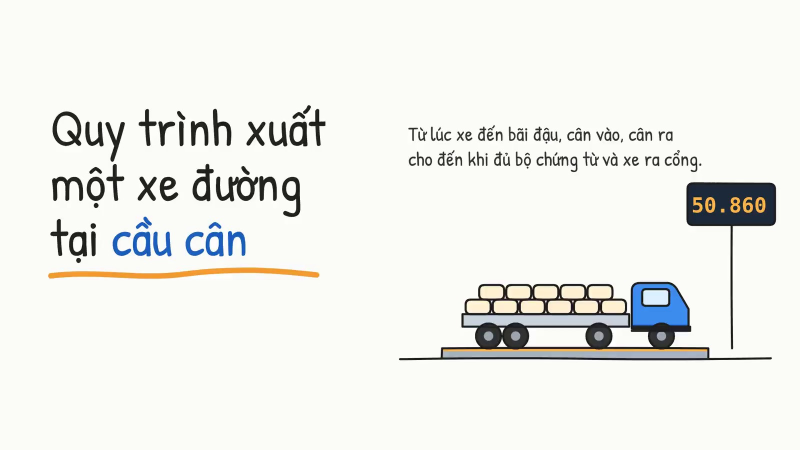
#> input picture sua_slide/Trang01_tieu_de.jpg, 1600 x 900 px (shown at 1/2 size)
$ python sua_loai_xe_trang5.py Slide03_tong_quan_canva.jpg Trang01_tieu_de.jpg Trang01_tieu_de.jpg Trang01_tieu_de.jpg Trang01_tieu_de.jpg Trang01_tieu_de.jpg
#> lines starting #> are read from the running program, lines starting #| are printed output that depends on the picture; long printed decimals are rounded
"""Trang 5 (đăng ký xe): Loại xe = Normal Truck, danh sách Trailer / Normal Truck, dòng giải thích mới."""
import subprocess, sys
import numpy as np
from PIL import Image, ImageDraw, ImageFont, ImageFilter

SRC, OUT, REF_VAL, REF_CAL, FONTDIR = sys.argv[1:6]
W, H = 1600, 900
F_VAL = ImageFont.truetype('/usr/share/fonts/truetype/liberation/LiberationSans-Regular.ttf', 18.5)
F_CAL = ImageFont.truetype(f'{FONTDIR}/Nunito-800.ttf', 23.6)
INK_VAL, INK_CAL = (20, 20, 22), (26, 34, 41)

# ---- giá trị trong ô Loại xe ----
VAL = (1094, 397, 1260, 429)
ref_val = np.array(Image.open(REF_VAL).convert('RGB').crop(VAL), np.float32)
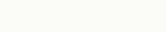
#> ref_val: shape (32, 166, 3) float32; mean R, G, B 251, 252, 247
new_val_img = Image.new('RGB', (VAL[2] - VAL[0], VAL[3] - VAL[1]), (255, 255, 255))
#> new_val_img: PIL image 166x32 RGB; every value is 255
ImageDraw.Draw(new_val_img).text((1101 - VAL[0], 419 - VAL[1]), 'Normal Truck', font=F_VAL, fill=INK_VAL, anchor='ls')
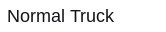
#> new_val_img: PIL image 166x32 RGB; mean R, G, B 237.9, 237.9, 238
new_val = np.array(new_val_img, np.float32)
white = np.full_like(ref_val, 255)
d_old = (ref_val - white).ravel()
#> d_old = 15936 values, max -3 at index 1, min -8 at index 2, mean -5
VAL_FROM = 1205

# ---- dòng giải thích ----
CAL = (745, 662, 1482, 716)
ref_cal_img = Image.open(REF_CAL).convert('RGB').crop(CAL)
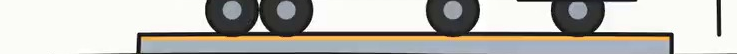
#> ref_cal_img: PIL image 737x54 RGB; mean R, G, B 190, 188.3, 182.5
ref_cal = np.array(ref_cal_img, np.float32)
new_cal_img = ref_cal_img.copy()
dc = ImageDraw.Draw(new_cal_img)
for y in range(new_cal_img.height):
    dc.line([(748 - CAL[0], y), (CAL[2] - CAL[0] - 1, y)], fill=ref_cal_img.getpixel((CAL[2] - CAL[0] - 8, y)))
txt = [('Container bạt chọn ', False), ('Trailer', True), (' · 4 chân trở xuống chọn ', False), ('Normal Truck', True)]
F_CAL_R = ImageFont.truetype(f'{FONTDIR}/Nunito-600.ttf', 23.6)
x = 753 - CAL[0]
for s, b in txt:
    f = F_CAL if b else F_CAL_R
    dc.text((x, 701 - CAL[1]), s, font=f, fill=INK_CAL, anchor='ls'); x += f.getlength(s)
#> after the loop, x = 746.6
print('dòng giải thích kết thúc ở x =', CAL[0] + x)
#| dòng giải thích kết thúc ở x = 1491.609
new_cal = np.array(new_cal_img, np.float32)
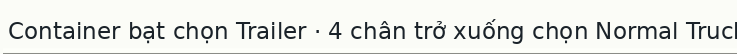
#> new_cal: shape (54, 737, 3) float32; mean R, G, B 230.7, 232.3, 228.3

# ---- danh sách xổ xuống: vẽ lại đúng vị trí, kiểu danh sách cũ ----
CLEAN = np.array(Image.open(sys.argv[6]).convert('RGB'))      # khung trước khi mở danh sách
#> CLEAN is the input picture: shape (900, 1600, 3); mean R, G, B 237.7, 238.8, 234.2
#> (the run stopped early here; a loop or call above may not have finished)

$ run again, on sua_slide/Trang02_nen.jpg
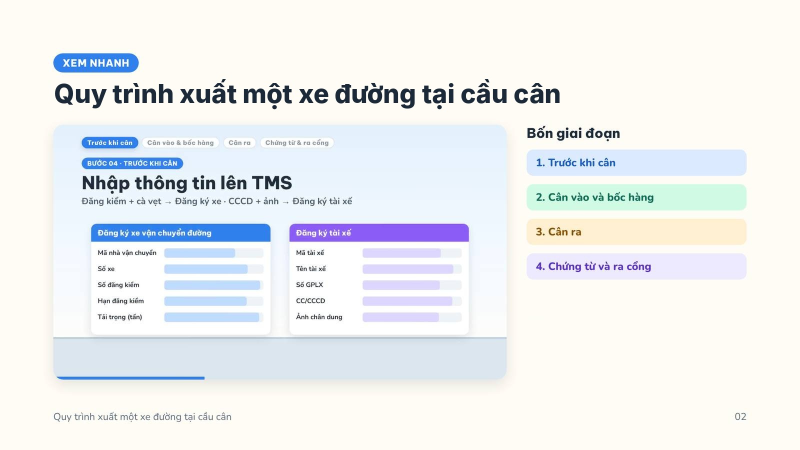
#> input picture sua_slide/Trang02_nen.jpg, 1600 x 900 px (shown at 1/2 size)
#> `ref_val = np.array(Image.open(REF_VAL).convert('RGB').crop(VAL), np.fl..`:
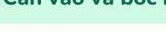
#> ref_val: shape (32, 166, 3) float32; mean R, G, B 206.3, 240.5, 222.3
#> d_old = 15936 values, max 0 at index 4, min -255 at index 393, mean -31.95
#> after the loop `for s, b in txt:`: x = 746.6
#| dòng giải thích kết thúc ở x = 1491.609
#> `new_cal = np.array(new_cal_img, np.float32)`:
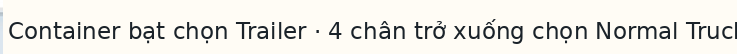
#> new_cal: shape (54, 737, 3) float32; mean R, G, B 236.1, 234.1, 228.3
#> CLEAN is the input picture: shape (900, 1600, 3); mean R, G, B 237.3, 239.6, 240.8

$ run again, on sua_slide/Trang37_nen.jpg
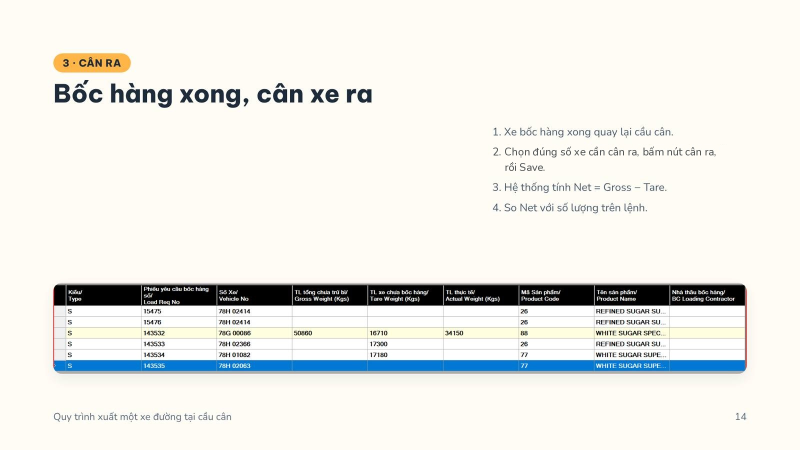
#> input picture sua_slide/Trang37_nen.jpg, 1600 x 900 px (shown at 1/2 size)
#> `ref_val = np.array(Image.open(REF_VAL).convert('RGB').crop(VAL), np.fl..`:
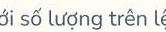
#> ref_val: shape (32, 166, 3) float32; mean R, G, B 230.9, 231.1, 227.4
#> d_old = 15936 values, max 0 at index 0, min -204 at index 10736, mean -25.2
#> after the loop `for s, b in txt:`: x = 746.6
#| dòng giải thích kết thúc ở x = 1491.609
#> `new_cal = np.array(new_cal_img, np.float32)`:
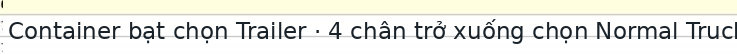
#> new_cal: shape (54, 737, 3) float32; mean R, G, B 233.8, 234, 226.5
#> CLEAN is the input picture: shape (900, 1600, 3); mean R, G, B 236, 235.7, 231
